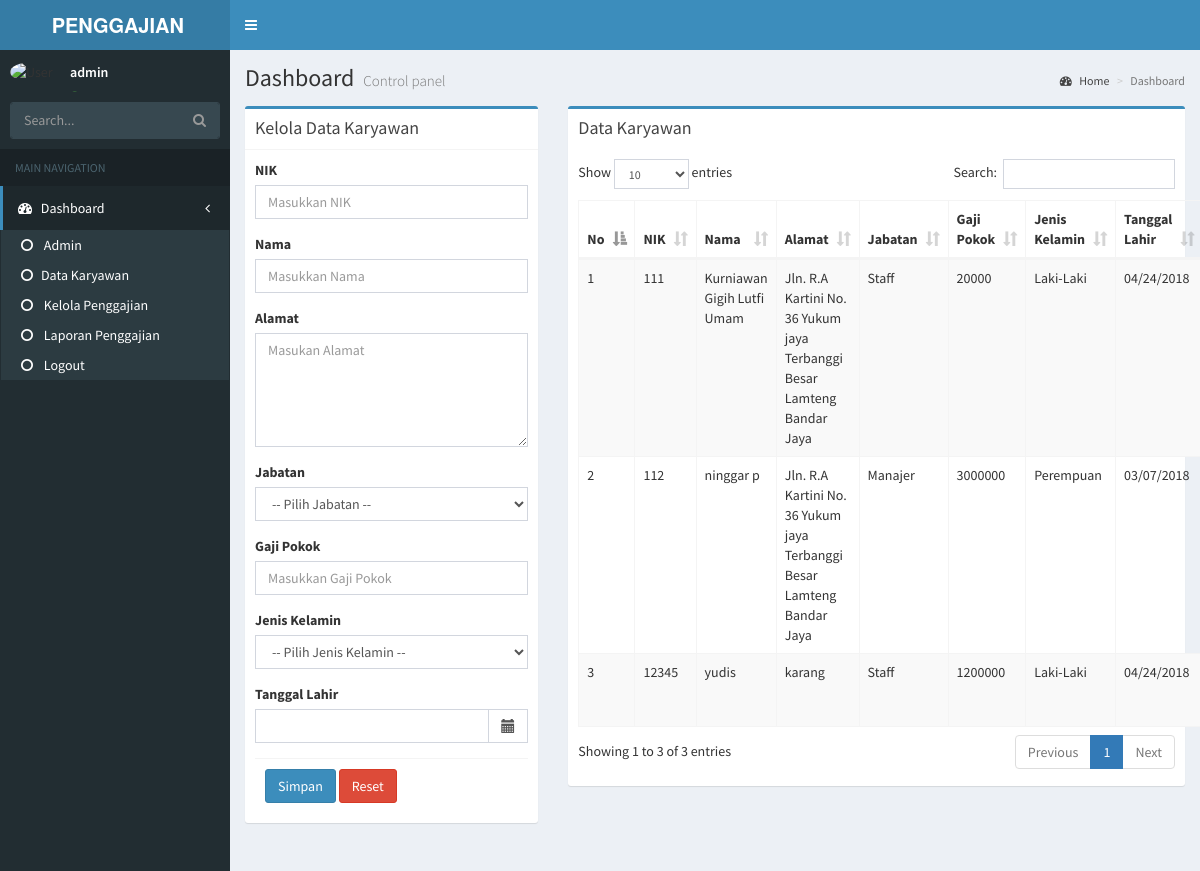
/?m1=karyawan&m2=datakaryawan (signed in), run on the app's committed database.
### tables this page shows
CREATE TABLE `karyawan` (
  `id` int(11) NOT NULL,
  `nik` varchar(100) NOT NULL,
  `nama` varchar(100) NOT NULL,
  `alamat` text NOT NULL,
  `jabatan` varchar(100) NOT NULL,
  `gajipokok` varchar(100) NOT NULL,
  `jeniskelamin` varchar(100) NOT NULL,
  `TTL` varchar(100) NOT NULL
);

### konten/karyawan/datakaryawan.php (the view, shortened to what this page needs)
<div class="row">
    <div class="col-md-4">
        <div class="box box-primary">
            <div class="box-header with-border">
                <h3 class="box-title">Kelola Data Karyawan</h3>
            </div>
            <form role="form" action="" method="post">
                <div class="box-body">
                    <div class="form-group">
                        <label>NIK</label>
                        <input type="text" class="form-control" name="nik" placeholder="Masukkan NIK">
                    </div>
                    <div class="form-group">
                        <label>Nama</label>
                        <input type="text" class="form-control" name="nama" placeholder="Masukkan Nama">
                    </div>
                    <div class="form-group">
                        <label>Alamat</label>
                        <textarea class="form-control" rows="5" name="alamat" placeholder="Masukan Alamat"></textarea>
                    </div>
                    <div class="form-group">
                        <label>Jabatan</label>
                        <select class="form-control" name="jabatan">
                            <option value="-">-- Pilih Jabatan --</option>
                        </select>
                    </div>
                    <div class="form-group">
                        <label>Gaji Pokok</label>
                        <input type="text" onkeyup="angka(this);" class="form-control" name="gaji"
                               placeholder="Masukkan Gaji Pokok">
                    </div>
                    <div class="form-group">
                        <label>Jenis Kelamin</label>
                        <select class="form-control" name="jk">
                            <option value="-">-- Pilih Jenis Kelamin --</option>
                        </select>
                    </div>
                    <div class="form-group">
                        <label>Tanggal Lahir</label>
                        <div class='input-group date' id='datepicker'>
                            <input type='text' class="form-control" name="ttl"/>
                            <span class="input-group-addon">
                        <span class="glyphicon glyphicon-calendar"></span>
                    </span>
                        </div>
                    </div>
                    <div class="box-footer">
                        <button type="submit" name="submit" class="btn btn-primary">Simpan</button>
                        <button type="reset" name="reset" class="btn btn-danger">Reset</button>
                    </div>
            </form>
        </div>
    </div>
</div>
<div class="col-md-8">
    <?php
    $query = $koneksi->query("SELECT * FROM karyawan");
    ?>
    <div class="box box-primary">
        <div class="box-header with border">
            <h3 class="box-title">Data Karyawan</h3>
        </div>
        <div class="box-body">
            <table id="example1" class="table table-bordered table-striped">
                <thead>
                <tr>
                    <th>No</th>
                    <th>NIK</th>
                    <th>Nama</th>
                    <th>Alamat</th>
                    <th>Jabatan</th>
                    <th>Gaji Pokok</th>
                    <th>Jenis Kelamin</th>
                    <th>Tanggal Lahir</th>
                </tr>
                </thead>
                <?php
                while ($tampil = $query->fetch_assoc()) {
                    @$a++;
                    ?>
                    <tr>
                        <td><?= $a ?></td>
                        <td><?= $tampil['nik'] ?></td>
                        <td><?= $tampil['nama'] ?></td>
                        <td><?= $tampil['alamat'] ?></td>
                        <td><?= $tampil['jabatan'] ?></td>
                        <td><?= $tampil['gajipokok'] ?></td>
                        <td><?= $tampil['jeniskelamin'] ?></td>
                        <td><?= $tampil['TTL'] ?></td>
                    </tr>
                <?php } ?>
            </table>
        </div>
    </div>
</div>
</div>

### data on the page
karyawan: nik "111", nama "Kurniawan Gigih Lutfi Umam", alamat "Jln. R.A Kartini No. 36 Yukum jaya Terbanggi Besar Lamteng Bandar Jaya", jabatan "Staff", gajipokok "20000", jeniskelamin "Laki-Laki", TTL "04/24/2018"
karyawan: nik "112", nama "ninggar p", alamat "Jln. R.A Kartini No. 36 Yukum jaya Terbanggi Besar Lamteng Bandar Jaya", jabatan "Manajer", gajipokok "3000000", jeniskelamin "Perempuan", TTL "03/07/2018"
karyawan: nik "12345", nama "yudis", alamat "karang", jabatan "Staff", gajipokok "1200000", jeniskelamin "Laki-Laki", TTL "04/24/2018"

### other printed values
$_SESSION['username'] "admin"
